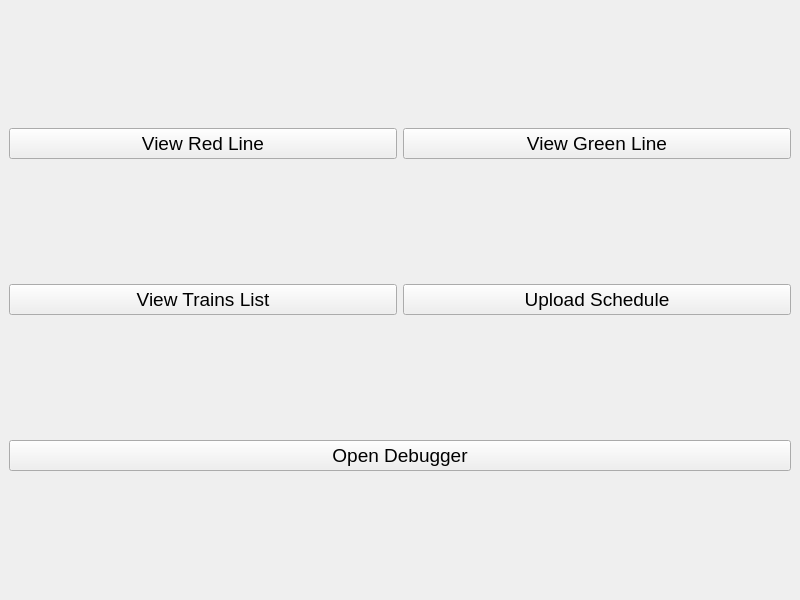
<?xml version="1.0" encoding="UTF-8"?>
<ui version="4.0">
 <class>CtcGUI</class>
 <widget class="QMainWindow" name="CtcGUI">
  <property name="geometry">
   <rect>
    <x>0</x>
    <y>0</y>
    <width>800</width>
    <height>600</height>
   </rect>
  </property>
  <property name="font">
   <font>
    <family>Segoe UI</family>
    <pointsize>14</pointsize>
   </font>
  </property>
  <property name="windowTitle">
   <string>CtcGUI</string>
  </property>
  <widget class="QWidget" name="centralwidget">
   <layout class="QGridLayout" name="gridLayout">
    <item row="1" column="0">
     <widget class="QPushButton" name="view_list_button">
      <property name="text">
       <string>View Trains List</string>
      </property>
     </widget>
    </item>
    <item row="0" column="0">
     <widget class="QPushButton" name="redline_button">
      <property name="text">
       <string>View Red Line</string>
      </property>
     </widget>
    </item>
    <item row="0" column="1">
     <widget class="QPushButton" name="greenline_button">
      <property name="text">
       <string>View Green Line</string>
      </property>
     </widget>
    </item>
    <item row="1" column="1">
     <widget class="QPushButton" name="upload_button">
      <property name="text">
       <string>Upload Schedule</string>
      </property>
     </widget>
    </item>
    <item row="2" column="0" colspan="2">
     <widget class="QPushButton" name="debug_button">
      <property name="text">
       <string>Open Debugger</string>
      </property>
     </widget>
    </item>
   </layout>
  </widget>
 </widget>
 <resources/>
 <connections/>
</ui>
